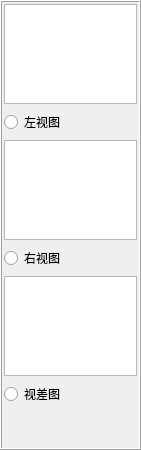
    <widget class="QFrame" name="frame_2">
     <property name="minimumSize">
      <size>
       <width>0</width>
       <height>0</height>
      </size>
     </property>
     <property name="maximumSize">
      <size>
       <width>141</width>
       <height>16777215</height>
      </size>
     </property>
     <property name="frameShape">
      <enum>QFrame::Box</enum>
     </property>
     <property name="frameShadow">
      <enum>QFrame::Raised</enum>
     </property>
     <layout class="QVBoxLayout" name="verticalLayout_3">
      <property name="leftMargin">
       <number>2</number>
      </property>
      <property name="topMargin">
       <number>2</number>
      </property>
      <property name="rightMargin">
       <number>2</number>
      </property>
      <property name="bottomMargin">
       <number>2</number>
      </property>
      <item>
       <widget class="QGraphicsView" name="graphicsView_ImageL">
        <property name="maximumSize">
         <size>
          <width>133</width>
          <height>100</height>
         </size>
        </property>
       </widget>
      </item>
      <item>
       <widget class="QRadioButton" name="radioButton_ImageL">
        <property name="text">
         <string>左视图</string>
        </property>
        <property name="autoExclusive">
         <bool>true</bool>
        </property>
       </widget>
      </item>
      <item>
       <widget class="QGraphicsView" name="graphicsView_ImageR">
        <property name="maximumSize">
         <size>
          <width>133</width>
          <height>100</height>
         </size>
        </property>
       </widget>
      </item>
      <item>
       <widget class="QRadioButton" name="radioButton_ImageR">
        <property name="text">
         <string>右视图</string>
        </property>
        <property name="autoExclusive">
         <bool>true</bool>
        </property>
       </widget>
      </item>
      <item>
       <widget class="QGraphicsView" name="graphicsView_RawDisp">
        <property name="maximumSize">
         <size>
          <width>133</width>
          <height>100</height>
         </size>
        </property>
       </widget>
      </item>
      <item>
       <widget class="QRadioButton" name="radioButton_RawDisp">
        <property name="text">
         <string>视差图</string>
        </property>
        <property name="autoExclusive">
         <bool>true</bool>
        </property>
       </widget>
      </item>
      <item>
       <spacer name="verticalSpacer">
        <property name="orientation">
         <enum>Qt::Vertical</enum>
        </property>
        <property name="sizeHint" stdset="0">
         <size>
          <width>20</width>
          <height>40</height>
         </size>
        </property>
       </spacer>
      </item>
     </layout>
    </widget>
